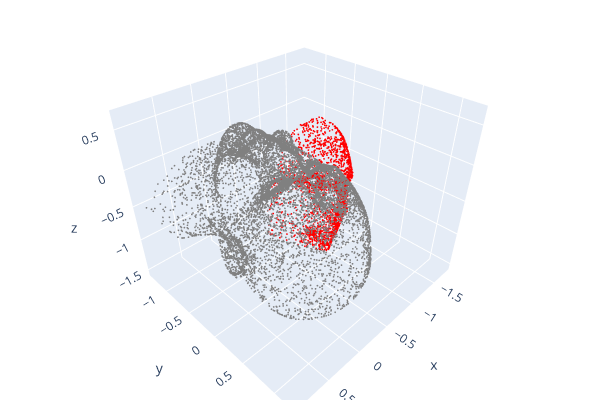

Notebook code cell kept with this figure:
### Code cell
#o3d.visualization.draw_plotly([view_pcd, view_plane, pcd])

o3d.visualization.draw_plotly([view_pcd, pcd])

### Figure 1 — Plotly figure (JSON) as saved in the notebook; plotly's stock layout.template omitted (floating-point values rounded to 4 significant figures; data arrays with more than 128 entries replaced by an {"elided": "..."} marker saying what was removed)
{"data": [{"marker": {"color": {"elided": "3401x3 float values"}, "size": 1}, "mode": "markers", "type": "scatter3d", "x": {"elided": "3401 float values"}, "y": {"elided": "3401 float values"}, "z": {"elided": "3401 float values"}}, {"marker": {"color": {"elided": "10788x3 float values"}, "size": 1}, "mode": "markers", "type": "scatter3d", "x": {"elided": "10788 float values"}, "y": {"elided": "10788 float values"}, "z": {"elided": "10788 float values"}}], "layout": {"height": 400, "margin": {"b": 0, "l": 0, "r": 0, "t": 0}, "scene": {"camera": {"center": {"x": 0, "y": 0, "z": 0}, "up": {"x": 0, "y": 0, "z": 1}}}, "showlegend": false, "width": 600}}
